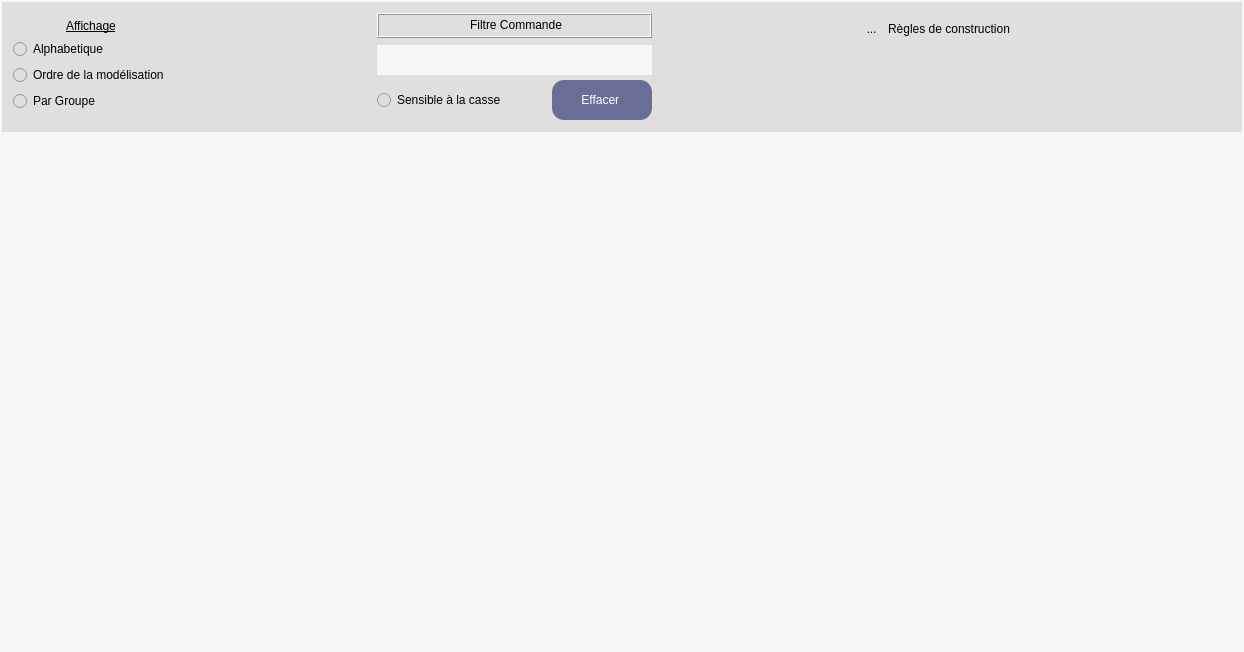
<?xml version="1.0" encoding="UTF-8"?>
<ui version="4.0">
 <class>ChoixCommandes</class>
 <widget class="QWidget" name="ChoixCommandes">
  <property name="geometry">
   <rect>
    <x>0</x>
    <y>0</y>
    <width>1244</width>
    <height>652</height>
   </rect>
  </property>
  <property name="sizePolicy">
   <sizepolicy hsizetype="Expanding" vsizetype="Expanding">
    <horstretch>0</horstretch>
    <verstretch>0</verstretch>
   </sizepolicy>
  </property>
  <property name="minimumSize">
   <size>
    <width>505</width>
    <height>0</height>
   </size>
  </property>
  <property name="windowTitle">
   <string>DMacro</string>
  </property>
  <property name="styleSheet">
   <string notr="true">background-color : rgb(248,247,246)</string>
  </property>
  <layout class="QVBoxLayout" name="verticalLayout_4">
   <property name="spacing">
    <number>0</number>
   </property>
   <property name="margin">
    <number>2</number>
   </property>
   <item>
    <widget class="QFrame" name="frameAffichage">
     <property name="sizePolicy">
      <sizepolicy hsizetype="Preferred" vsizetype="Fixed">
       <horstretch>0</horstretch>
       <verstretch>0</verstretch>
      </sizepolicy>
     </property>
     <property name="minimumSize">
      <size>
       <width>0</width>
       <height>130</height>
      </size>
     </property>
     <property name="maximumSize">
      <size>
       <width>16777215</width>
       <height>130</height>
      </size>
     </property>
     <property name="styleSheet">
      <string notr="true">background-color:rgb(224,223,222)</string>
     </property>
     <property name="frameShape">
      <enum>QFrame::NoFrame</enum>
     </property>
     <property name="frameShadow">
      <enum>QFrame::Raised</enum>
     </property>
     <layout class="QHBoxLayout" name="horizontalLayout_3">
      <item>
       <layout class="QVBoxLayout" name="verticalLayout_2">
        <property name="spacing">
         <number>0</number>
        </property>
        <property name="sizeConstraint">
         <enum>QLayout::SetFixedSize</enum>
        </property>
        <item>
         <widget class="QLabel" name="label">
          <property name="sizePolicy">
           <sizepolicy hsizetype="Preferred" vsizetype="Fixed">
            <horstretch>0</horstretch>
            <verstretch>0</verstretch>
           </sizepolicy>
          </property>
          <property name="text">
           <string>&lt;html&gt;&lt;head/&gt;&lt;body&gt;&lt;p align=&quot;center&quot;&gt;&lt;span style=&quot; text-decoration: underline;&quot;&gt;Affichage&lt;/span&gt;&lt;/p&gt;&lt;/body&gt;&lt;/html&gt;</string>
          </property>
         </widget>
        </item>
        <item>
         <widget class="QRadioButton" name="RBalpha">
          <property name="toolTip">
           <string>affiche les commandes par ordre alphabetique</string>
          </property>
          <property name="text">
           <string>Alphabetique</string>
          </property>
         </widget>
        </item>
        <item>
         <widget class="QRadioButton" name="RBOrdre">
          <property name="toolTip">
           <string>affiche les commandes selon les thèmes</string>
          </property>
          <property name="text">
           <string>Ordre de la modélisation</string>
          </property>
         </widget>
        </item>
        <item>
         <widget class="QRadioButton" name="RBGroupe">
          <property name="toolTip">
           <string>affiche les commandes selon les thèmes</string>
          </property>
          <property name="text">
           <string>Par Groupe</string>
          </property>
         </widget>
        </item>
       </layout>
      </item>
      <item>
       <spacer name="horizontalSpacer">
        <property name="orientation">
         <enum>Qt::Horizontal</enum>
        </property>
        <property name="sizeHint" stdset="0">
         <size>
          <width>109</width>
          <height>20</height>
         </size>
        </property>
       </spacer>
      </item>
      <item>
       <layout class="QVBoxLayout" name="verticalLayout_3">
        <property name="spacing">
         <number>5</number>
        </property>
        <item>
         <widget class="QLabel" name="textLabel6">
          <property name="sizePolicy">
           <sizepolicy hsizetype="Preferred" vsizetype="Minimum">
            <horstretch>0</horstretch>
            <verstretch>0</verstretch>
           </sizepolicy>
          </property>
          <property name="minimumSize">
           <size>
            <width>141</width>
            <height>25</height>
           </size>
          </property>
          <property name="maximumSize">
           <size>
            <width>16777215</width>
            <height>25</height>
           </size>
          </property>
          <property name="toolTip">
           <string>selectionne les mots qui CONTIENNENT l expression</string>
          </property>
          <property name="frameShape">
           <enum>QFrame::Box</enum>
          </property>
          <property name="frameShadow">
           <enum>QFrame::Raised</enum>
          </property>
          <property name="lineWidth">
           <number>1</number>
          </property>
          <property name="text">
           <string>&lt;html&gt;&lt;head/&gt;&lt;body&gt;&lt;p align=&quot;center&quot;&gt;Filtre Commande&lt;/p&gt;&lt;/body&gt;&lt;/html&gt;</string>
          </property>
          <property name="wordWrap">
           <bool>false</bool>
          </property>
         </widget>
        </item>
        <item>
         <spacer name="verticalSpacer_2">
          <property name="orientation">
           <enum>Qt::Vertical</enum>
          </property>
          <property name="sizeType">
           <enum>QSizePolicy::Fixed</enum>
          </property>
          <property name="sizeHint" stdset="0">
           <size>
            <width>20</width>
            <height>2</height>
           </size>
          </property>
         </spacer>
        </item>
        <item>
         <widget class="QLineEdit" name="LEFiltre">
          <property name="sizePolicy">
           <sizepolicy hsizetype="Preferred" vsizetype="Fixed">
            <horstretch>0</horstretch>
            <verstretch>0</verstretch>
           </sizepolicy>
          </property>
          <property name="minimumSize">
           <size>
            <width>195</width>
            <height>30</height>
           </size>
          </property>
          <property name="toolTip">
           <string>filter commands</string>
          </property>
          <property name="styleSheet">
           <string notr="true">background-color : rgb(248,247,246)</string>
          </property>
          <property name="frame">
           <bool>false</bool>
          </property>
         </widget>
        </item>
        <item>
         <layout class="QHBoxLayout" name="horizontalLayout_2">
          <property name="sizeConstraint">
           <enum>QLayout::SetMinimumSize</enum>
          </property>
          <item>
           <widget class="QRadioButton" name="RBCasse">
            <property name="sizePolicy">
             <sizepolicy hsizetype="Expanding" vsizetype="Fixed">
              <horstretch>0</horstretch>
              <verstretch>0</verstretch>
             </sizepolicy>
            </property>
            <property name="text">
             <string>Sensible à la casse</string>
            </property>
            <property name="autoExclusive">
             <bool>false</bool>
            </property>
           </widget>
          </item>
          <item>
           <spacer name="horizontalSpacer_3">
            <property name="orientation">
             <enum>Qt::Horizontal</enum>
            </property>
            <property name="sizeHint" stdset="0">
             <size>
              <width>40</width>
              <height>20</height>
             </size>
            </property>
           </spacer>
          </item>
          <item>
           <widget class="QPushButton" name="RBClear">
            <property name="sizePolicy">
             <sizepolicy hsizetype="Preferred" vsizetype="Preferred">
              <horstretch>0</horstretch>
              <verstretch>0</verstretch>
             </sizepolicy>
            </property>
            <property name="minimumSize">
             <size>
              <width>100</width>
              <height>30</height>
             </size>
            </property>
            <property name="maximumSize">
             <size>
              <width>70</width>
              <height>40</height>
             </size>
            </property>
            <property name="toolTip">
             <string>ré-affiche toutes les commandes</string>
            </property>
            <property name="styleSheet">
             <string notr="true">background-color:rgb(104,110,149);
color :white;
border-radius : 12px
</string>
            </property>
            <property name="text">
             <string>Effacer </string>
            </property>
           </widget>
          </item>
         </layout>
        </item>
       </layout>
      </item>
      <item>
       <spacer name="horizontalSpacer_2">
        <property name="orientation">
         <enum>Qt::Horizontal</enum>
        </property>
        <property name="sizeHint" stdset="0">
         <size>
          <width>108</width>
          <height>20</height>
         </size>
        </property>
       </spacer>
      </item>
      <item>
       <layout class="QVBoxLayout" name="verticalLayout_5">
        <item>
         <layout class="QHBoxLayout" name="horizontalLayout">
          <item>
           <widget class="QToolButton" name="RBRegle">
            <property name="minimumSize">
             <size>
              <width>21</width>
              <height>31</height>
             </size>
            </property>
            <property name="maximumSize">
             <size>
              <width>21</width>
              <height>31</height>
             </size>
            </property>
            <property name="focusPolicy">
             <enum>Qt::ClickFocus</enum>
            </property>
            <property name="toolTip">
             <string>affiche les régles de validité</string>
            </property>
            <property name="styleSheet">
             <string notr="true">border : 0px</string>
            </property>
            <property name="text">
             <string>...</string>
            </property>
            <property name="icon">
             <iconset>
              <normaloff>../Editeur/icons/lettreRblanc30.png</normaloff>../Editeur/icons/lettreRblanc30.png</iconset>
            </property>
            <property name="iconSize">
             <size>
              <width>21</width>
              <height>31</height>
             </size>
            </property>
           </widget>
          </item>
          <item>
           <widget class="QLabel" name="labelRegle">
            <property name="text">
             <string>Règles de construction</string>
            </property>
           </widget>
          </item>
         </layout>
        </item>
        <item>
         <spacer name="verticalSpacer">
          <property name="orientation">
           <enum>Qt::Vertical</enum>
          </property>
          <property name="sizeHint" stdset="0">
           <size>
            <width>168</width>
            <height>13</height>
           </size>
          </property>
         </spacer>
        </item>
       </layout>
      </item>
      <item>
       <spacer name="horizontalSpacer_6">
        <property name="orientation">
         <enum>Qt::Horizontal</enum>
        </property>
        <property name="sizeHint" stdset="0">
         <size>
          <width>173</width>
          <height>20</height>
         </size>
        </property>
       </spacer>
      </item>
     </layout>
    </widget>
   </item>
   <item>
    <widget class="QScrollArea" name="scrollAreaCommandes">
     <property name="styleSheet">
      <string notr="true"/>
     </property>
     <property name="frameShape">
      <enum>QFrame::NoFrame</enum>
     </property>
     <property name="verticalScrollBarPolicy">
      <enum>Qt::ScrollBarAsNeeded</enum>
     </property>
     <property name="widgetResizable">
      <bool>true</bool>
     </property>
     <widget class="QWidget" name="scrollAreaWidgetContents">
      <property name="geometry">
       <rect>
        <x>0</x>
        <y>0</y>
        <width>1240</width>
        <height>518</height>
       </rect>
      </property>
      <property name="sizePolicy">
       <sizepolicy hsizetype="Expanding" vsizetype="Expanding">
        <horstretch>0</horstretch>
        <verstretch>0</verstretch>
       </sizepolicy>
      </property>
      <layout class="QVBoxLayout" name="verticalLayout">
       <property name="spacing">
        <number>0</number>
       </property>
       <property name="leftMargin">
        <number>0</number>
       </property>
       <property name="topMargin">
        <number>2</number>
       </property>
       <property name="rightMargin">
        <number>0</number>
       </property>
       <property name="bottomMargin">
        <number>0</number>
       </property>
       <item>
        <layout class="QVBoxLayout" name="commandesLayout">
         <property name="spacing">
          <number>0</number>
         </property>
        </layout>
       </item>
      </layout>
     </widget>
    </widget>
   </item>
  </layout>
 </widget>
 <layoutdefault spacing="6" margin="11"/>
 <pixmapfunction>qPixmapFromMimeSource</pixmapfunction>
 <resources/>
 <connections/>
</ui>
